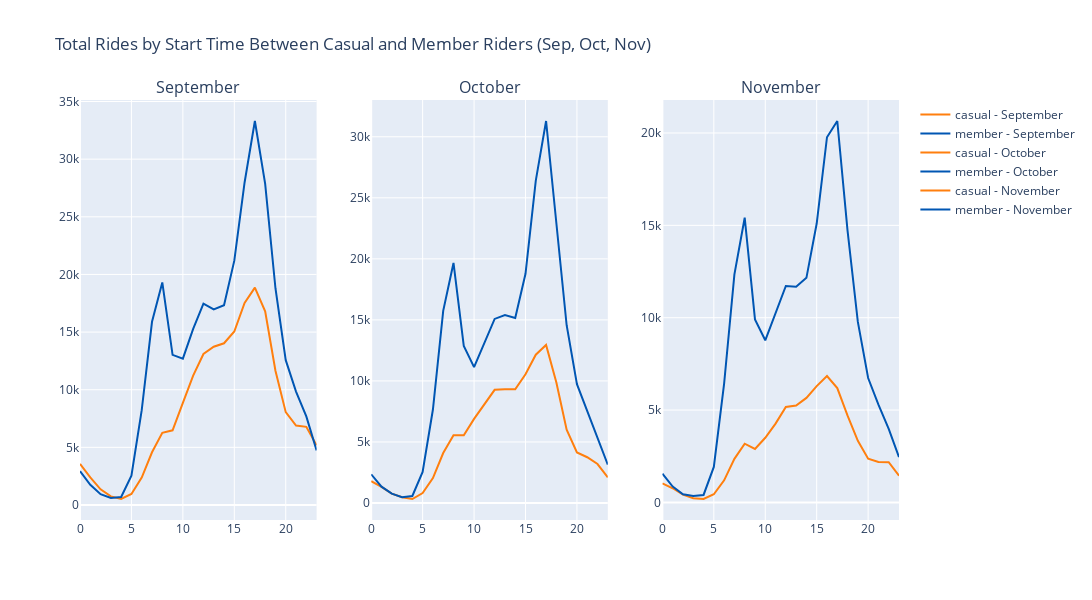

The code cell stored with this chart in its notebook:
### Markdown cell above
3. Total Rides by Start Time Between Casual and Member Riders in each month

### Code cell
import pandas as pd
import plotly.graph_objects as go
from plotly.subplots import make_subplots

# Ensure the 'start_time' column is in datetime format
data['start_time'] = pd.to_datetime(data['started_at'])

# Extract the month and hour from 'start_time'
data['month'] = data['start_time'].dt.month
data['start_hour'] = data['start_time'].dt.hour

# Define colors for the lines based on user type
colors = {
    'casual': '#ff7f0e',  # This is actually vibrant orange, assigned to casual
    'member': '#0056b3'   # Darker blue, assigned to member
}

# Create subplots: 1 row, 3 columns
fig = make_subplots(rows=1, cols=3, subplot_titles=("September", "October", "November"))

# Function to update subplots for each month
def add_rides_by_hour_subplot(month, month_name, col_num):
    # Filter the data for the specific month
    month_data = data[data['month'] == month]
    
    # Group by user type (member_casual) and start hour
    rides_by_hour = month_data.groupby(['member_casual', 'start_hour']).size().reset_index(name='ride_count')
    
    # Create a line plot for this month
    for user_type in rides_by_hour['member_casual'].unique():
        subset = rides_by_hour[rides_by_hour['member_casual'] == user_type]
        fig.add_trace(
            go.Scatter(x=subset['start_hour'], y=subset['ride_count'], mode='lines',
                       name=f'{user_type} - {month_name}', line=dict(color=colors[user_type])),
            row=1, col=col_num
        )

# Add plots for each month to the subplots
add_rides_by_hour_subplot(9, 'September', 1)
add_rides_by_hour_subplot(10, 'October', 2)
add_rides_by_hour_subplot(11, 'November', 3)

# Update layout
fig.update_layout(title_text="Total Rides by Start Time Between Casual and Member Riders (Sep, Oct, Nov)",
                  height=600, width=1200, showlegend=True)

# Show the plot
fig.show()

### Figure 1 — Plotly figure (JSON) as saved in the notebook; plotly's stock layout.template omitted (floating-point values rounded to 4 significant figures)
{"data": [{"line": {"color": "#ff7f0e"}, "mode": "lines", "name": "casual - September", "type": "scatter", "x": [0, 1, 2, 3, 4, 5, 6, 7, 8, 9, 10, 11, 12, 13, 14, 15, 16, 17, 18, 19, 20, 21, 22, 23], "xaxis": "x", "y": [3559, 2390, 1359, 743, 520, 958, 2380, 4573, 6254, 6476, 8863, 11221, 13099, 13725, 14029, 15050, 17532, 18852, 16808, 11644, 8052, 6897, 6778, 5176], "yaxis": "y"}, {"line": {"color": "#0056b3"}, "mode": "lines", "name": "member - September", "type": "scatter", "x": [0, 1, 2, 3, 4, 5, 6, 7, 8, 9, 10, 11, 12, 13, 14, 15, 16, 17, 18, 19, 20, 21, 22, 23], "xaxis": "x", "y": [2935, 1757, 936, 607, 691, 2545, 8229, 15892, 19305, 13021, 12696, 15277, 17469, 16965, 17327, 21197, 27979, 33310, 27858, 18802, 12565, 9842, 7684, 4728], "yaxis": "y"}, {"line": {"color": "#ff7f0e"}, "mode": "lines", "name": "casual - October", "type": "scatter", "x": [0, 1, 2, 3, 4, 5, 6, 7, 8, 9, 10, 11, 12, 13, 14, 15, 16, 17, 18, 19, 20, 21, 22, 23], "xaxis": "x2", "y": [1783, 1313, 767, 465, 326, 809, 2041, 4093, 5542, 5552, 6892, 8077, 9270, 9315, 9307, 10549, 12151, 12950, 9876, 6011, 4136, 3748, 3192, 2104], "yaxis": "y2"}, {"line": {"color": "#0056b3"}, "mode": "lines", "name": "member - October", "type": "scatter", "x": [0, 1, 2, 3, 4, 5, 6, 7, 8, 9, 10, 11, 12, 13, 14, 15, 16, 17, 18, 19, 20, 21, 22, 23], "xaxis": "x2", "y": [2351, 1336, 760, 479, 574, 2538, 7658, 15740, 19663, 12862, 11134, 13110, 15079, 15394, 15148, 18776, 26413, 31293, 22701, 14562, 9737, 7567, 5422, 3136], "yaxis": "y2"}, {"line": {"color": "#ff7f0e"}, "mode": "lines", "name": "casual - November", "type": "scatter", "x": [0, 1, 2, 3, 4, 5, 6, 7, 8, 9, 10, 11, 12, 13, 14, 15, 16, 17, 18, 19, 20, 21, 22, 23], "xaxis": "x3", "y": [1035, 765, 420, 230, 184, 442, 1194, 2359, 3180, 2893, 3500, 4264, 5165, 5241, 5657, 6295, 6841, 6187, 4696, 3332, 2368, 2187, 2179, 1447], "yaxis": "y3"}, {"line": {"color": "#0056b3"}, "mode": "lines", "name": "member - November", "type": "scatter", "x": [0, 1, 2, 3, 4, 5, 6, 7, 8, 9, 10, 11, 12, 13, 14, 15, 16, 17, 18, 19, 20, 21, 22, 23], "xaxis": "x3", "y": [1558, 853, 440, 343, 403, 1920, 6433, 12347, 15415, 9910, 8778, 10261, 11719, 11675, 12159, 15098, 19771, 20651, 14702, 9772, 6733, 5292, 3976, 2452], "yaxis": "y3"}], "layout": {"annotations": [{"font": {"size": 16}, "showarrow": false, "text": "September", "x": 0.1444, "xanchor": "center", "xref": "paper", "y": 1, "yanchor": "bottom", "yref": "paper"}, {"font": {"size": 16}, "showarrow": false, "text": "October", "x": 0.5, "xanchor": "center", "xref": "paper", "y": 1, "yanchor": "bottom", "yref": "paper"}, {"font": {"size": 16}, "showarrow": false, "text": "November", "x": 0.8556, "xanchor": "center", "xref": "paper", "y": 1, "yanchor": "bottom", "yref": "paper"}], "height": 600, "showlegend": true, "title": {"text": "Total Rides by Start Time Between Casual and Member Riders (Sep, Oct, Nov)"}, "width": 1200, "xaxis": {"anchor": "y", "domain": [0, 0.2889]}, "xaxis2": {"anchor": "y2", "domain": [0.3556, 0.6444]}, "xaxis3": {"anchor": "y3", "domain": [0.7111, 1]}, "yaxis": {"anchor": "x", "domain": [0, 1]}, "yaxis2": {"anchor": "x2", "domain": [0, 1]}, "yaxis3": {"anchor": "x3", "domain": [0, 1]}}}
